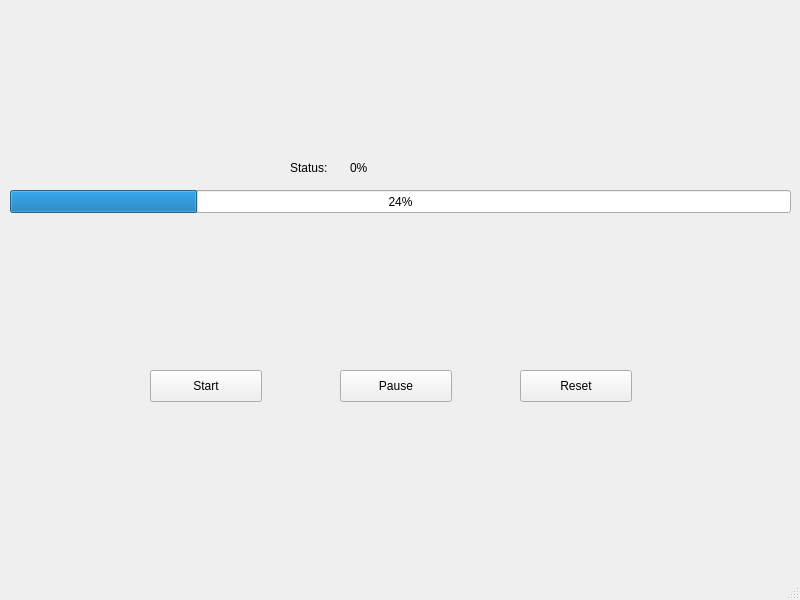
<?xml version="1.0" encoding="UTF-8"?>
<ui version="4.0">
 <class>MainWindow</class>
 <widget class="QMainWindow" name="MainWindow">
  <property name="geometry">
   <rect>
    <x>0</x>
    <y>0</y>
    <width>800</width>
    <height>600</height>
   </rect>
  </property>
  <property name="windowTitle">
   <string>MainWindow</string>
  </property>
  <widget class="QWidget" name="centralwidget">
   <widget class="QProgressBar" name="progressBar">
    <property name="geometry">
     <rect>
      <x>10</x>
      <y>190</y>
      <width>781</width>
      <height>23</height>
     </rect>
    </property>
    <property name="value">
     <number>24</number>
    </property>
   </widget>
   <widget class="QPushButton" name="startButton">
    <property name="geometry">
     <rect>
      <x>150</x>
      <y>370</y>
      <width>112</width>
      <height>32</height>
     </rect>
    </property>
    <property name="text">
     <string>Start</string>
    </property>
   </widget>
   <widget class="QPushButton" name="resetButton">
    <property name="geometry">
     <rect>
      <x>520</x>
      <y>370</y>
      <width>112</width>
      <height>32</height>
     </rect>
    </property>
    <property name="text">
     <string>Reset</string>
    </property>
   </widget>
   <widget class="QLabel" name="label">
    <property name="geometry">
     <rect>
      <x>290</x>
      <y>160</y>
      <width>58</width>
      <height>16</height>
     </rect>
    </property>
    <property name="text">
     <string>Status:</string>
    </property>
   </widget>
   <widget class="QLabel" name="statusPercents">
    <property name="geometry">
     <rect>
      <x>350</x>
      <y>160</y>
      <width>58</width>
      <height>16</height>
     </rect>
    </property>
    <property name="text">
     <string>0%</string>
    </property>
   </widget>
   <widget class="QPushButton" name="pauseButton">
    <property name="geometry">
     <rect>
      <x>340</x>
      <y>370</y>
      <width>112</width>
      <height>32</height>
     </rect>
    </property>
    <property name="text">
     <string>Pause</string>
    </property>
   </widget>
  </widget>
  <widget class="QMenuBar" name="menubar">
   <property name="geometry">
    <rect>
     <x>0</x>
     <y>0</y>
     <width>800</width>
     <height>22</height>
    </rect>
   </property>
  </widget>
  <widget class="QStatusBar" name="statusbar"/>
 </widget>
 <resources/>
 <connections/>
</ui>
